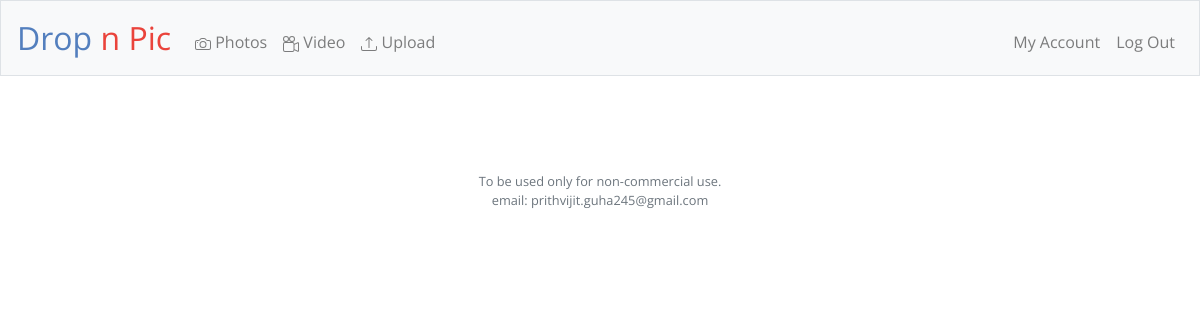
Page /pictures (signed in) on the earlier database version.
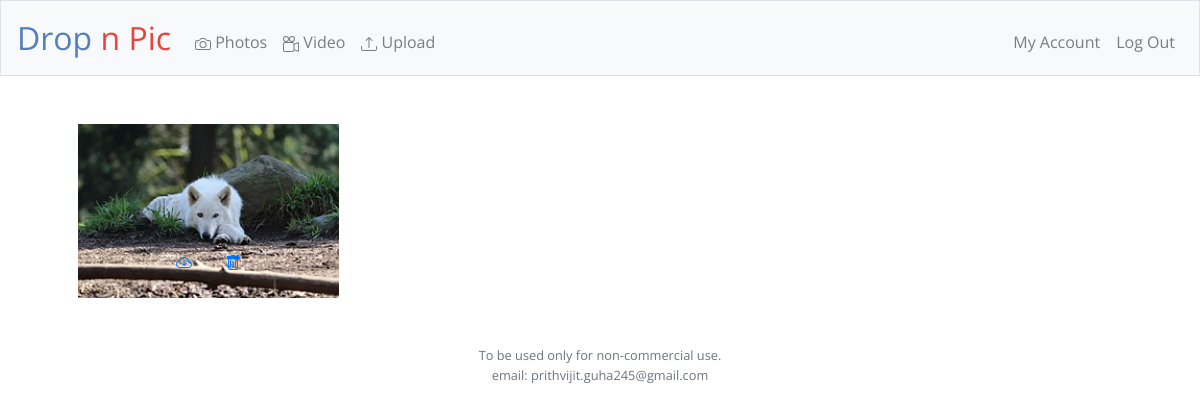
Same page on the later database version.
### tables this page shows
CREATE TABLE "upload_list" (
	"user_id"	INTEGER NOT NULL,
	"filename"	TEXT NOT NULL,
	"type"	TEXT NOT NULL,
	FOREIGN KEY("user_id") REFERENCES "users"("id")
);

### application.py (the view)
@app.route("/pictures")
@login_required
def pictures():
    uploads = db.execute("SELECT * FROM upload_list WHERE user_id=:u AND type='image'", u=session['user_id'])
    return render_template("pictures.html", uploads=uploads)

### application.py (called while the page is built)
@app.after_request
def after_request(response):
    response.headers["Cache-Control"] = "no-cache, no-store, must-revalidate"
    response.headers["Expires"] = 0
    response.headers["Pragma"] = "no-cache"
    return response

### helpers.py (called while the page is built)
def login_required(f):
    @wraps(f)
    def decorated_function(*args, **kwargs):
        if session.get("user_id") is None:
            return redirect("/login")
        return f(*args, **kwargs)
    return decorated_function

### templates/pictures.html (shortened to what this page needs)
{% extends "layout.html" %}
{% block main %}
<section id="photos">
    {%for a in uploads%}
    <div class="img-wrapper">
            <img src="{{ url_for('static', filename=a['filename']) }}" alt="user image" width="260" height="180"><br>
            <div class="img-overlay">
                <a href="/return-files/{{ a['filename']}}" target="blank">
                </a>&nbsp;&nbsp;&nbsp;&nbsp;&nbsp;&nbsp;&nbsp;
                <a href="/delete-files/{{ a['filename']}}" target="blank">
                </a>
            </div>
    </div>
    {%endfor%}
</section>
{% endblock %}

Differences in the rows shown:
added upload_list: filename (picture)
